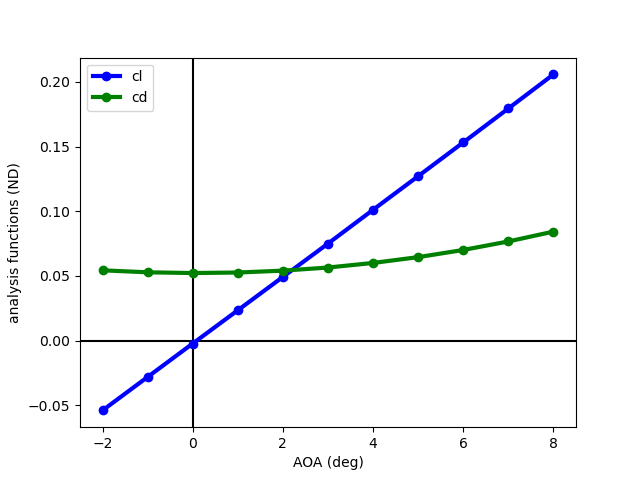

Source code (Python):
import numpy as np
import matplotlib.pyplot as plt

aoa_file = "aoa_data.txt"
aoa_hdl = open(aoa_file, "r")
lines = aoa_hdl.readlines()
aoa_hdl.close()

functions = {}
aoa_vec = []
names = []
firstCase = False
storedAOA = False
storedData = False
for line in lines:
    chunks = line.split(",")
    chunk0 = chunks[0]
    if (len(chunks) > 1):
        chunk1 = chunks[1]
        chunk1_strip = chunk1.strip()
        if ("case" in line):
            caseind = int(chunk1_strip)
            if (firstCase): firstCase = False
            firstCase = caseind == 1
            if (storedAOA and not(storedData)): aoa_vec.pop()
            storedAOA = False
            storedData = False
        if ("func" in line):
            name = chunk1
            if (firstCase): 
                names.append(name)
                functions[name] = []
            value = chunks[2].strip()
            value = float(value)
            if (name == "temperature"):
                value = value + 300.0
                value /= 300.0
            elif (name == "mass"): 
                value /= 300.0
            functions[name].append(value)
            storedData = True
        if ("AOA" in line):
            aoa = float(chunk1_strip)
            aoa_vec.append(aoa)
            storedAOA = True

#reduce size of aoa_vec for empty ones
ndata = len(functions[name])
aoa_vec = aoa_vec[:ndata]
fig, ax = plt.subplots()
ax.axhline(y=0, color='k')
ax.axvline(x=0, color='k')

print(aoa_vec)
colors = "bgr"
ct = 0
list1 = ["cl","cd","ksfailure"]
list2 = ["cl","cd"]
uselist1 = False
if (uselist1): 
    mylist = list1
else:
    mylist = list2
for name in mylist:
    color = colors[ct]; ct += 1
    if (name in "cl" + "cd"): 
        marker = "o"
        linestyle = "-"
    else:
        marker = "s"
        linestyle = ""
    plotArg = color + marker + linestyle
    #plot the curve
    ax.plot(aoa_vec, functions[name],plotArg, linewidth=3,label=name)
plt.xlabel("AOA (deg)")
plt.ylabel("analysis functions (ND)")
if (uselist1): plt.axis([-2.0, 10.0, 0, 0.6])
plt.legend()
plt.show()
plt.savefig("aoa_check.png")

